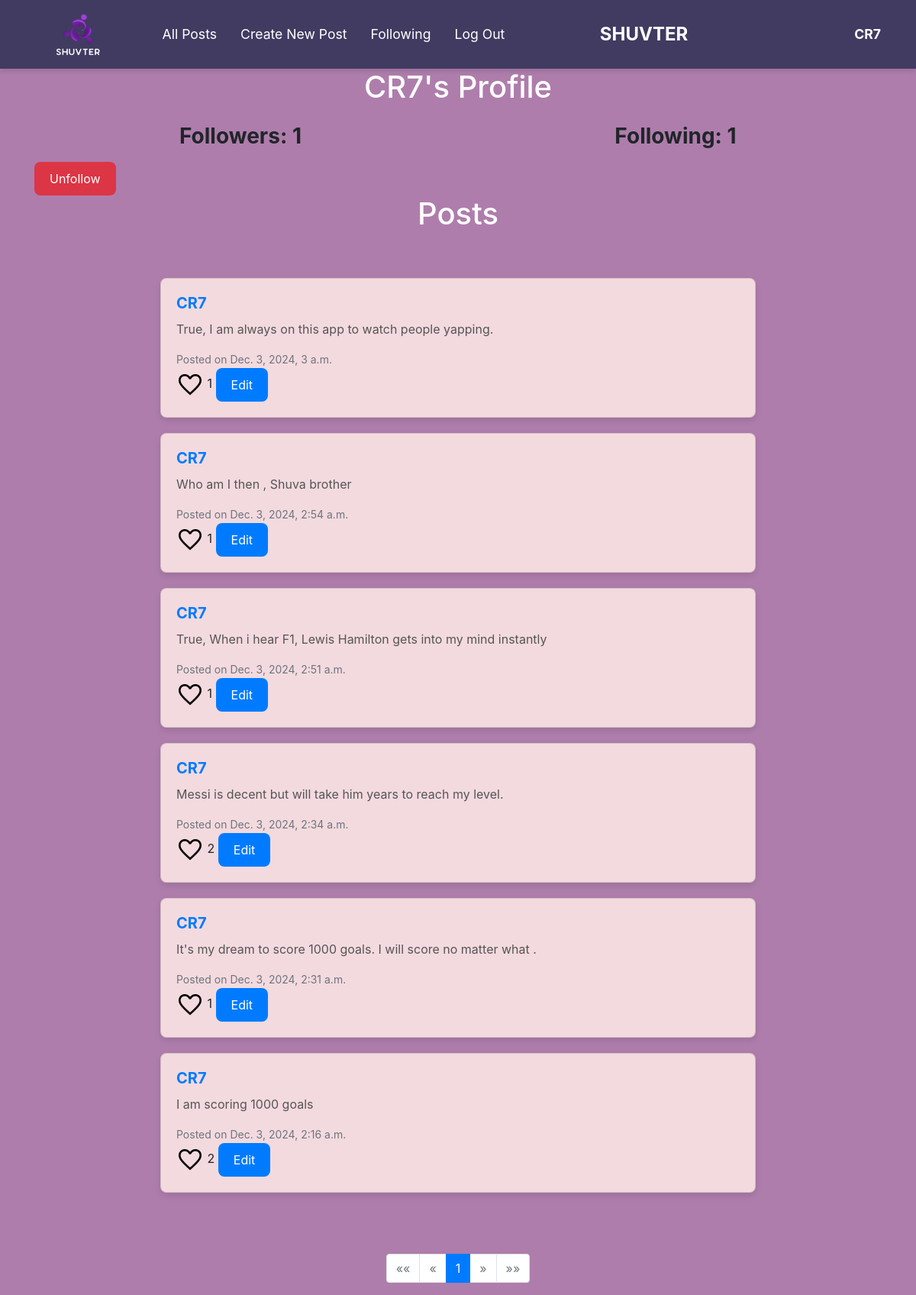
The page /profile/3 on the database its author committed.
### network/models.py (models this page shows, shortened)
class User(AbstractUser):
    pass

class Post(models.Model):
    author = models.ForeignKey(User, on_delete=models.CASCADE, related_name="posts")
    content = models.TextField()
    created_at = models.DateTimeField(auto_now_add=True)

### network/views.py (the view)
# urls.py: path("profile/<int:uid>", views.profile, name="profile"),
def profile(request, uid):
        if request.method == "POST":
            author = request.user
            content=request.POST["content"]
            post = Post(author=author, content=content)
            post.save()
            return HttpResponseRedirect(reverse("index"))
        else:
            user = User.objects.get(pk=uid)
            follower =Follow.objects.filter(user=user)
            following = Follow.objects.filter(following=user).count()
            posts = Post.objects.filter(author=user).order_by("-created_at")
            for post in posts:
                if request.user.is_authenticated:
                    post.is_liked_by_user = post.post_likes.filter(user=request.user).exists()
                else:
                    post.is_liked_by_user = False
            paginator = Paginator(posts, 10)
            pageNumber = request.GET.get('page')
            pages= paginator.get_page(pageNumber)
            return render(request, "network/profile.html",{
            "user":user,
            "pages":pages,
            "follower":follower,
            "following":following,
        })

### network/templates/network/profile.html (shortened to what this page needs)
{% extends "network/layout.html" %}
{% load static %}
{% block body %}
<div class="container">
    <h1 class="text-center">{{ user.username }}'s Profile</h1>
    <div class="row justify-content-center text-center">
        <div class="col-md-6">
            <p><strong><h3>Followers: {{ following }}</p></h3></strong>
        </div>
        <div class="col-md-6">
            <p><strong><h3>Following: {{ follower.count }}</p></h3></strong>
        </div>
    </div>
    <div class="row">
        <div class="col-md-12">
            {% if user != request.user %}
            <form action="{% url 'follow' user.id %}" method="POST">
                <button type="submit" class="btn
                    {% if following %}btn-danger{% else %}btn-primary{% endif %}">
                    {% if following %}Unfollow{% else %}Follow{% endif %}
                </button>
            </form>
        {% endif %}
        </div>
    </div>
    <h1 class="text-center">Posts</h1>
    <div class="posts" id="all-posts">
        {% for post in pages %}
            <div class="post card">
                <div class="card-body">
                    <h5 class="card-title"><a href="{% url 'profile' post.author.id %}">{{ post.author }}</a></h5>
                    <p class="card-text">{{ post.content }}</p>
                    <small class="text-muted">Posted on {{ post.created_at }}</small><br>
                    {% if user.is_authenticated %}
                    <button class="favorite-btn" style="background: none; border: none; padding: 0;" data-post-id="{{ post.id }}">
                        <span class="material-symbols-outlined {% if post.is_liked_by_user %}liked{% endif %}" style="font-size: 36px; vertical-align: middle;">
                        </span>
                    </button>
                    <span id="like-count-{{ post.id }}">{{ post.post_likes.count }}</span>
                    {% if post.author == user %}
                        <button class="btn btn-primary edit-btn">Edit</button>
                    {% endif %}
                {% endif %}
                </div>
            </div>
        {% empty %}
            <p class="text-center">No posts yet.</p>
        {% endfor %}
    </div>
    <nav aria-label="Page navigation">
        <ul class="pagination justify-content-center">
            {% if pages.has_previous %}
                <li class="page-item">
                    <a class="page-link" href="?page=1" aria-label="First">
                        <span aria-hidden="true">&laquo;&laquo;</span>
                    </a>
                </li>
                <li class="page-item">
                    <a class="page-link" href="?page={{ pages.previous_page_number }}" aria-label="Previous">
                        <span aria-hidden="true">&laquo;</span>
                    </a>
                </li>
            {% else %}
                <li class="page-item disabled">
                    <span class="page-link">&laquo;&laquo;</span>
                </li>
                <li class="page-item disabled">
                    <span class="page-link">&laquo;</span>
                </li>
            {% endif %}
            {% for num in pages.paginator.page_range %}
                {% if num == pages.number %}
                    <li class="page-item active">
                        <span class="page-link">{{ num }}</span>
                    </li>
                {% else %}
                    <li class="page-item">
                        <a class="page-link" href="?page={{ num }}">{{ num }}</a>
                    </li>
                {% endif %}
            {% endfor %}
            {% if pages.has_next %}
                <li class="page-item">
                    <a class="page-link" href="?page={{ pages.next_page_number }}" aria-label="Next">
                        <span aria-hidden="true">&raquo;</span>
                    </a>
                </li>
                <li class="page-item">
                    <a class="page-link" href="?page={{ pages.paginator.num_pages }}" aria-label="Last">
                        <span aria-hidden="true">&raquo;&raquo;</span>
                    </a>
                </li>
            {% else %}
                <li class="page-item disabled">
                    <span class="page-link">&raquo;</span>
                </li>
                <li class="page-item disabled">
                    <span class="page-link">&raquo;&raquo;</span>
                </li>
            {% endif %}
        </ul>
    </nav>
    </div>
{% endblock %}

### network/templates/network/layout.html (shortened to what this page needs)
{% load static %}
<!DOCTYPE html>
<html lang="en">
    <head>
        <link rel="stylesheet" href="https://stackpath.bootstrapcdn.com/bootstrap/4.4.1/css/bootstrap.min.css">
        <link href="{% static 'network/styles.css' %}" rel="stylesheet">
    </head>
    <body>
        <nav class="navbar navbar-expand-lg navbar-light bg-light">
            <div class="container-fluid">
                <div class="d-flex align-items-center">
                    <a class="navbar-brand" href="{% url 'index' %}">
                        <img src="{% static 'network/logo.png' %}" alt="Logo">
                    </a>
                    <ul class="navbar-nav ml-3">
                        <li class="nav-item">
                            <a class="nav-link" id="showAllPostsLink" href="{% url 'index' %}">All Posts</a>
                        </li>
                        <li class="nav-item">
                            <a class="nav-link" id="showNewPostLink" href="{% url 'index' %}">Create New Post</a>
                        </li>
                        {% if user.is_authenticated %}
                            <li class="nav-item">
                                <a class="nav-link" href="{% url 'following' %}">Following</a>
                            </li>
                            <li class="nav-item">
                                <a class="nav-link" href="{% url 'logout' %}">Log Out</a>
                            </li>
                        {% endif %}
                    </ul>
                </div>
                <div class="mx-auto">
                    <span class="navbar-text">SHUVTER</span>
                </div>
                <div class="d-flex align-items-center ml-auto">
                    {% if user.is_authenticated %}
                        <a class="nav-link" href="{% url 'profile' user.id %}"><strong>{{ user.username }}</strong></a>
                    {% endif %}
                </div>
            </div>
        </nav>
        <div class="body">
            {% block body %}
            {% endblock %}
        </div>
    </body>
</html>

### network/static/network/styles.css (style rules this page uses)
.navbar-nav { margin: auto; }
.navbar-brand img { height: 60px; width: auto; }
.navbar-text { font-size: 1.5rem; font-weight: bold; color: #FFFFFF !important; }
.navbar.navbar-light { background-color: #413B61 !important; }
body { background-color: #AE7DAC; }
.navbar .nav-link { color: #FFFFFF !important; font-size: 1.1rem; padding: 10px 15px; }
.navbar-nav .nav-item { margin-right: 15px; }
.navbar { padding-top: 10px; padding-bottom: 10px; display: flex; justify-content: space-between; align-items: center; }
.navbar .navbar-text { flex-grow: 1; text-align: center; }
.navbar.navbar-light { box-shadow: 0 4px 6px rgba(0, 0, 0, 0.1); }
#all-posts { display: flex; flex-direction: column; align-items: center; max-width: 800px; margin: 50px auto; padding: 10px; }
.card { background-color: #F3DADF; border-radius: 8px; box-shadow: 0 4px 8px rgba(0, 0, 0, 0.1); overflow: hidden; width: 100%; margin-bottom: 20px; transition: transform 0.3s ease, box-shadow 0.3s ease; }
.card-body { padding: 20px; }
.card-title { font-size: 1.25rem; font-weight: bold; color: #333; margin-bottom: 10px; }
.card-text { font-size: 1rem; color: #555; margin-bottom: 15px; }
.text-muted { font-size: 0.875rem; color: #888; }
button.btn { border: none; padding: 10px 20px; font-size: 1rem; border-radius: 8px; cursor: pointer; transition: background-color 0.3s ease; }
p { font-size: 1rem; color: #555; }
a { color: #007bff; text-decoration: none; }
body h1 { text-align: center; font-size: 2.5rem; color: #FFFFFF; }
.favorite-btn { background: none; border: none; padding: 0; cursor: pointer; outline: none; }
.favorite-btn .material-symbols-outlined { transition: filter 0.3s ease; }

### rows shown on the page
User: username "CR7"
Post: author "CR7", content "True, I am always on this app to watch people yapping.", created_at "Dec. 3, 2024, 3 a.m.", post_likes.count "1"
Post: author "CR7", content "Who am I then , Shuva brother", created_at "Dec. 3, 2024, 2:54 a.m.", post_likes.count "1"
Post: author "CR7", content "True, When i hear F1, Lewis Hamilton gets into my mind instantly", created_at "Dec. 3, 2024, 2:51 a.m.", post_likes.count "1"
Post: author "CR7", content "Messi is decent but will take him years to reach my level.", created_at "Dec. 3, 2024, 2:34 a.m.", post_likes.count "2"
Post: author "CR7", content "It's my dream to score 1000 goals. I will score no matter what .", created_at "Dec. 3, 2024, 2:31 a.m.", post_likes.count "1"
Post: author "CR7", content "I am scoring 1000 goals", created_at "Dec. 3, 2024, 2:16 a.m.", post_likes.count "2"

### other values the page prints
{{ following }} "1"
{{ follower.count }} "1"
{{ num }} "1"
